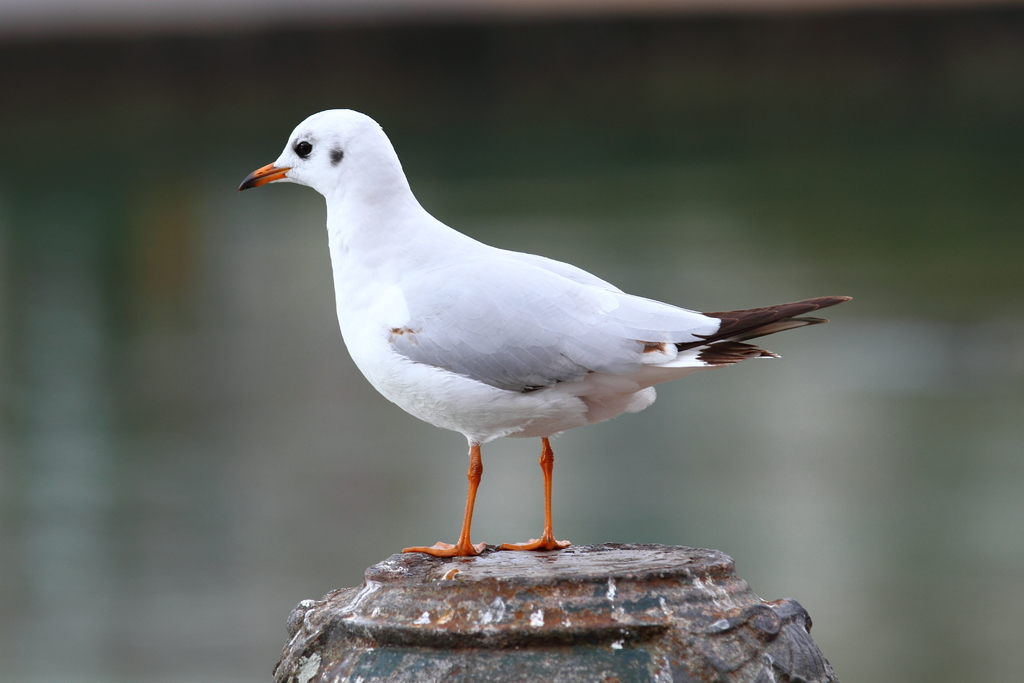
#> input picture original_images/5c17d4f7366ca277.jpg, 1024 x 683 px; its folder holds only this picture in this run
$ python image_augmentation.py
#> lines starting #> are read from the running program, lines starting #| are printed output that depends on the picture
import os
import shutil
import cv2
import numpy as np
import argparse
import matplotlib
import matplotlib.pyplot as plt
import matplotlib.gridspec as gridspec
from PIL import Image
from skimage.util import random_noise
from itertools import count
from skimage import img_as_float


# Image converter progression counter
GLOBAL_COUNTER = count()

### Converts images to grayscale
def convert_to_grayscale(src, dst):

#> called with src = './original_images/', dst = './images_dst/'
    for item in os.listdir(src):

        s = os.path.join(src, item)
        split = item.split('.')

        if s.endswith(".jpg"):
            originalImage = cv2.imread(s)
#> originalImage is the input picture: shape (683, 1024, 3); mean B, G, R 94.1, 98.8, 95.6
            grayImage = cv2.cvtColor(originalImage, cv2.COLOR_BGR2GRAY)
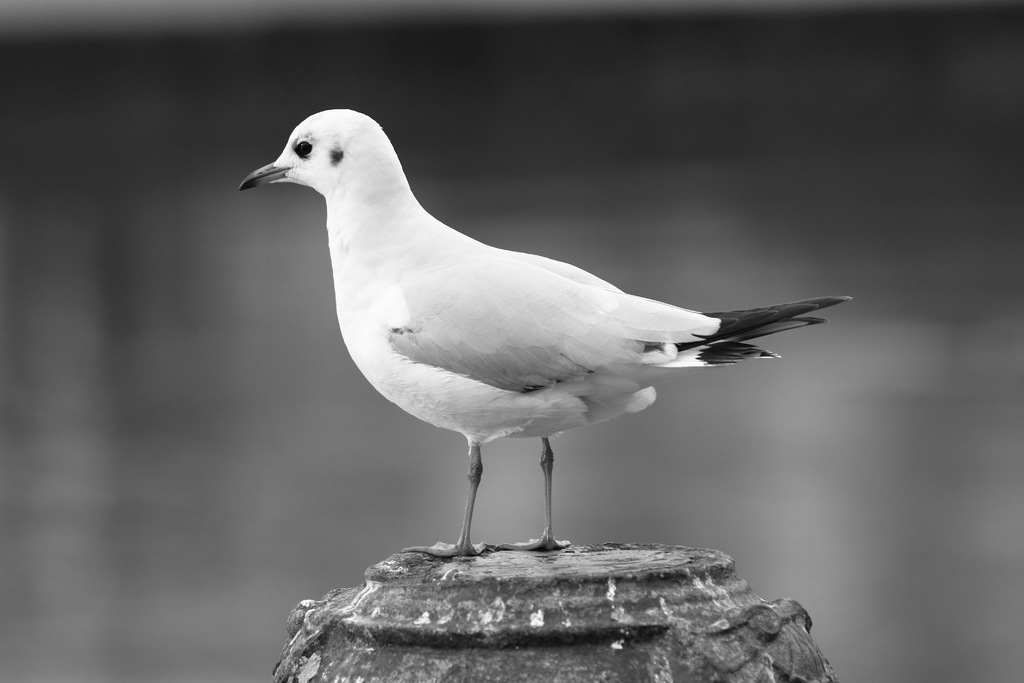
#> grayImage: shape (683, 1024); min 4, max 255, mean 97.3
            jpg_filename = str(split[0] + "_gr" + "." + split[1])
            cv2.imwrite(os.path.join(dst, jpg_filename), grayImage)
            file_counter()

        elif s.endswith(".txt"):
            txt_filename = split[0] + "_gr" + "." + split[1]
            shutil.copy(s, os.path.join(dst, txt_filename))
            file_counter()

        else:
            print("Neither .jpg file or .txt file")


### Converts images to grayscale and applies random noise
def convert_to_grayscale_with_noise(src, dst):

#> called with src = './original_images/', dst = './grey_noise_images/'
    standard_devs = [0.1, 0.2, 0.3]

    for item in os.listdir(src):

        s = os.path.join(src, item)
        split = item.split('.')

        # Perform image augmentation, copy, move and rename the new image
        if s.endswith(".jpg"):
            originalImage = cv2.imread(s)
            grayImage = cv2.cvtColor(originalImage, cv2.COLOR_BGR2GRAY)
            im_arr = np.asarray(grayImage)

            for i in range(len(standard_devs)):
                standard_dev = standard_devs[i]

                # [13 lines of commented-out code are left out]

                noise_img = random_noise(im_arr, mode='gaussian', var=standard_dev**2)
                noise_img = (255*noise_img).astype(np.uint8)

                var_split = str(round(standard_dev, 1)).split('.')
                jpg_filename = str(split[0] + "_gn_" + var_split[0] + var_split[1] + "." + split[1])
                cv2.imwrite(os.path.join(dst, jpg_filename), noise_img)
                file_counter()
#> this loop made 3 passes
#> pass 2, in convert_to_grayscale_with_noise, `noise_img = random_noise(im_arr, mode='gaussian', var=standard_dev**2)`:
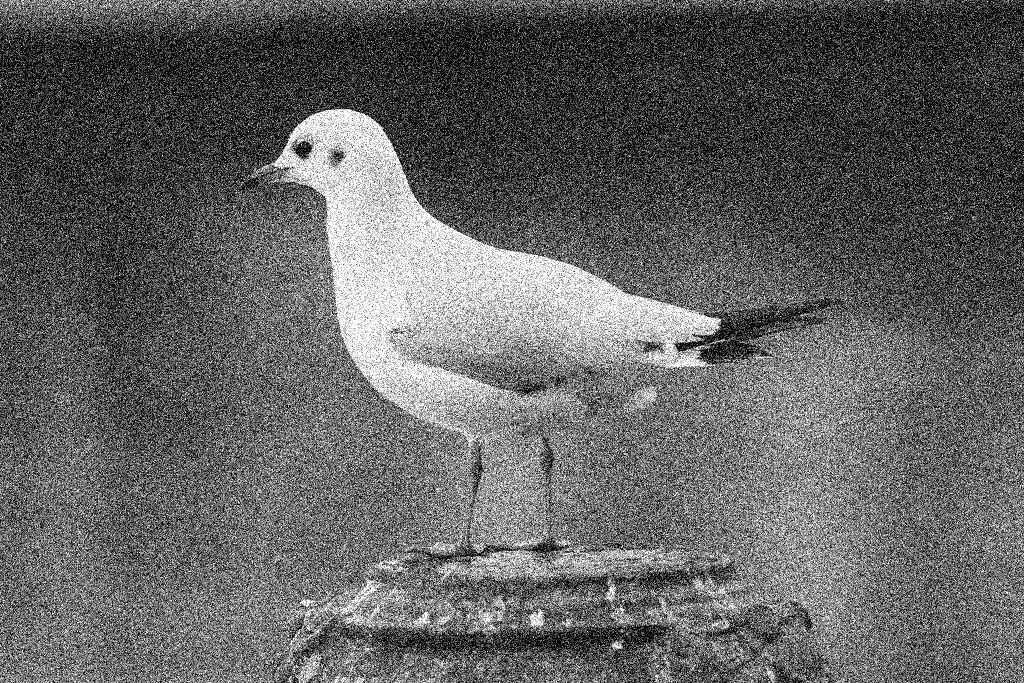
#> noise_img: shape (683, 1024) float64; min 0, max 1, mean 0.387

        # Copy the corresponding txt file, containing the bounding box coordinates
        # and class label, and name it equal to its corresponding img
        elif s.endswith(".txt"):
            for i in range(len(standard_devs)):
                standard_dev = standard_devs[i]
                var_split = str(round(standard_dev, 1)).split('.')
                txt_filename = str(split[0] + "_gn_" + var_split[0] + var_split[1] + "." + split[1])
                shutil.copy(s, os.path.join(dst, txt_filename))
                file_counter()

        else:
            print("Neither .jpg file or .txt file")


def plot_histograms_for_image(img, **kwargs):

    fig = plt.figure(figsize=(14, 6))
    spec2 = gridspec.GridSpec(ncols=2, nrows=1, figure=fig)
    f2_ax1 = fig.add_subplot(spec2[0, 0])
    f2_ax1.imshow(cv2.cvtColor(img, cv2.COLOR_BGR2RGB))
    f2_ax1.set_xlabel('image width')
    f2_ax1.set_ylabel('image height')

    f2_ax2 = fig.add_subplot(spec2[0, 1])
    f2_ax2.hist(img.ravel(), 256, [0, 256])
    f2_ax2.set_xlabel('pixel value')
    f2_ax2.set_ylabel('count')
    f2_ax2.set_ylim

    for ar in kwargs:
        if ar == 'gamma':
            fig.suptitle("Image with Gamma {}"
              .format(kwargs.get('gamma')),fontsize=18)

        elif ar == 'variance':
            fig.suptitle("Image with Added Noise with Variance {}"
              .format(kwargs.get('variance')), fontsize=18)

    plt.show()

### Adjust gamma values of images
def adjust_gamma(src, dst):

#> called with src = './original_images/', dst = './images_dst/'
    gamma_values = [0.3, 0.7, 2.0, 3.0]

    for item in os.listdir(src):

        s = os.path.join(src, item)
        split = item.split('.')

        if s.endswith(".jpg"):
            originalImage = cv2.imread(s)

            for i in range(len(gamma_values)):
                # build a lookup table mapping the pixel values [0, 255] to
                # their adjusted gamma values
                gamma = gamma_values[i]
                invGamma = 1.0 / gamma
                table = np.array([((i / 255.0) ** invGamma) * 255
                    for i in np.arange(0, 256)]).astype("uint8")

                gamma_img = cv2.LUT(originalImage, table)

                gamma_split = str(round(gamma, 1)).split('.')
                jpg_filename = str(split[0] + "_ga_" + gamma_split[0] + gamma_split[1] + "." + split[1])
                cv2.imwrite(os.path.join(dst, jpg_filename), gamma_img)
                file_counter()
#> this loop made 4 passes
#> pass 1, in adjust_gamma, `gamma_img = cv2.LUT(originalImage, table)`:
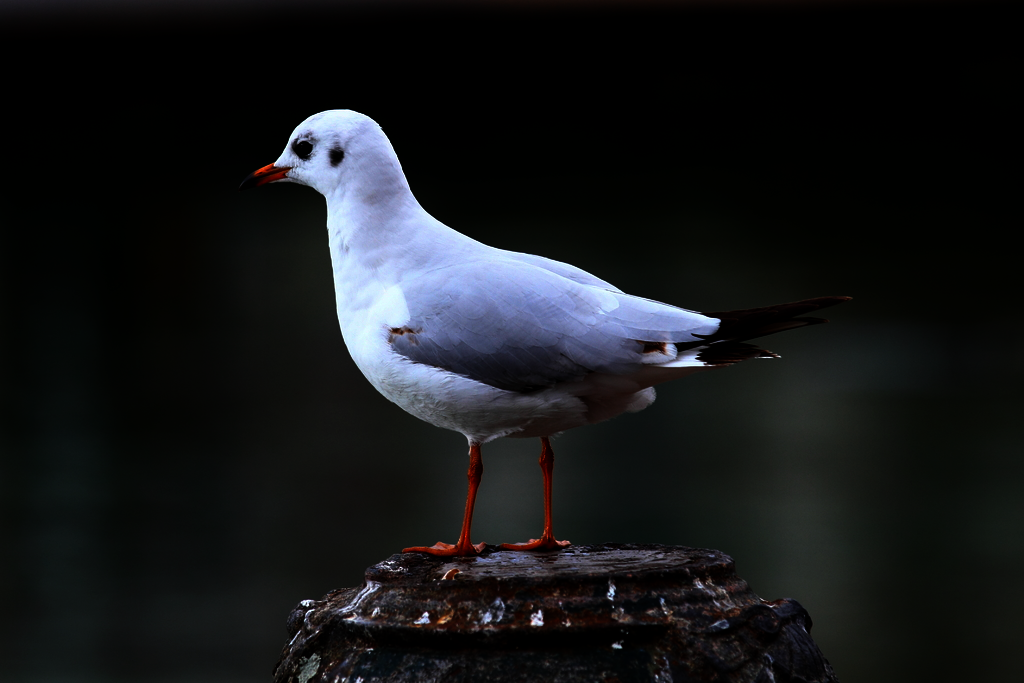
#> gamma_img: shape (683, 1024, 3); mean B, G, R 25.3, 23.3, 21.5
#> pass 2, in adjust_gamma, `gamma_img = cv2.LUT(originalImage, table)`:
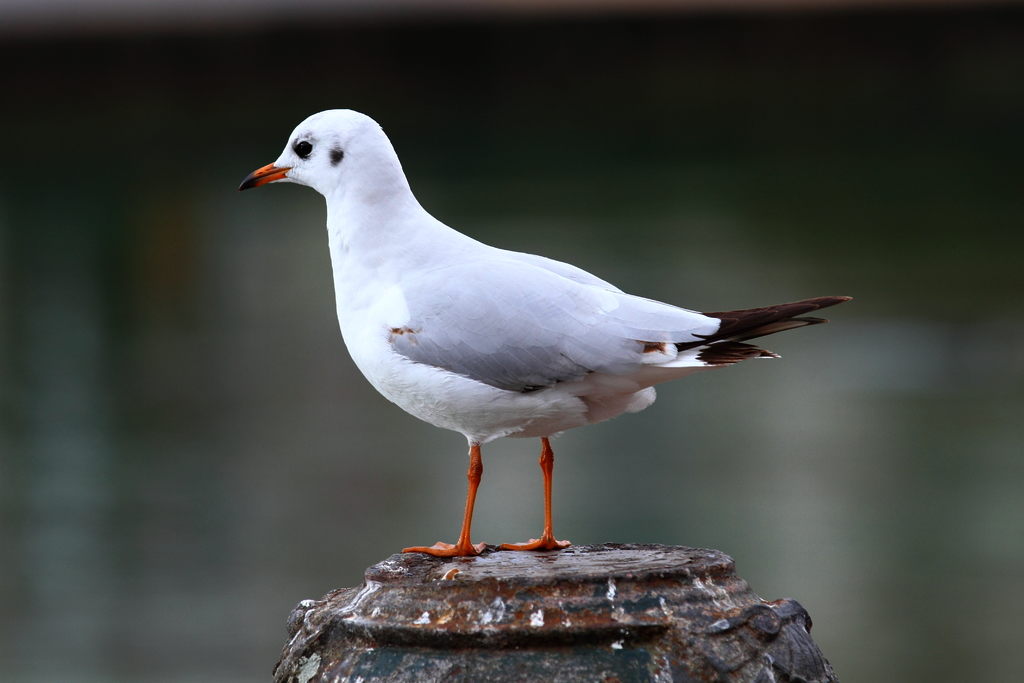
#> gamma_img: shape (683, 1024, 3); mean B, G, R 66.9, 70, 67
#> pass 3, in adjust_gamma, `gamma_img = cv2.LUT(originalImage, table)`:
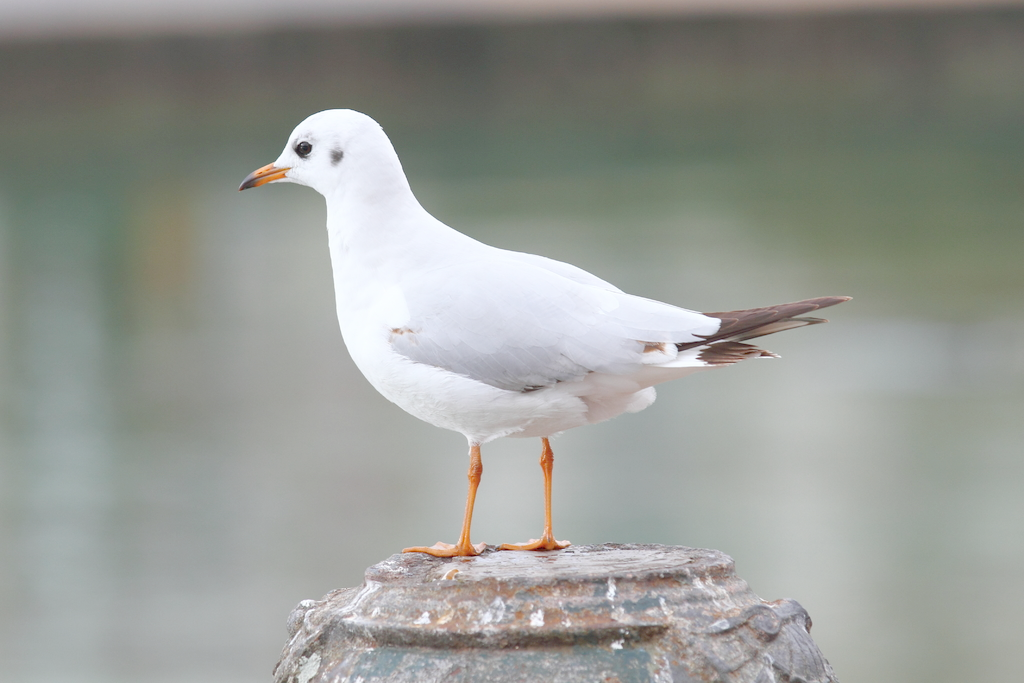
#> gamma_img: shape (683, 1024, 3); mean B, G, R 148, 153.5, 150.7

        elif s.endswith(".txt"):
            for i in range(len(gamma_values)):
                gamma = gamma_values[i]
                gamma_split = str(round(gamma, 1)).split('.')
                txt_filename = str(split[0] + "_ga_" + gamma_split[0] + gamma_split[1] + "." + split[1])
                shutil.copy(s, os.path.join(dst, txt_filename))
                file_counter()

        else:
            print("Neither .jpg file or .txt file")


### Copy files without augmentation
def copy_original_files(src, dst):
    for item in os.listdir(src):
        s = os.path.join(src, item)
        shutil.copy(s, dst)
        file_counter()

def file_counter():
    print("{} files completed.".format(next(GLOBAL_COUNTER)))


### Image augmentation script
### The augmented images are currently saved in separate folders
### To save all augmented images from a data set to a specifing
### training or test set, change the relative sources correspondingly
def main():

    script_dir = os.path.dirname(__file__)

    # data_src = './any_data_set_source_folder/'
    # data_dst = './any_data_destination_folder/'
    relative_src = './original_images/' # Or training/test set folders
    relative_grayscale_dst = './images_dst/' # Or training/test set folders
    relative_grayscale_noise_dst = './grey_noise_images/' # Or training/test set folders
    relative_gamma_dst = './images_dst/' # Or training/test set folders

    src = os.path.join(script_dir, relative_src)
    grayscale_dst = os.path.join(script_dir, relative_grayscale_dst)
    grayscale_noise_dst = os.path.join(script_dir, relative_grayscale_noise_dst)
    gamma_dst = os.path.join(script_dir, relative_gamma_dst)

    convert_to_grayscale(src, grayscale_dst)
    convert_to_grayscale_with_noise(src, grayscale_noise_dst)
    adjust_gamma(src, gamma_dst)

    # Uncomment to copy original files to eventual training / test set folder
#> (the run stopped early here; a loop or call above may not have finished)

$ run again, on original_images/65b18205c1497fec.jpg
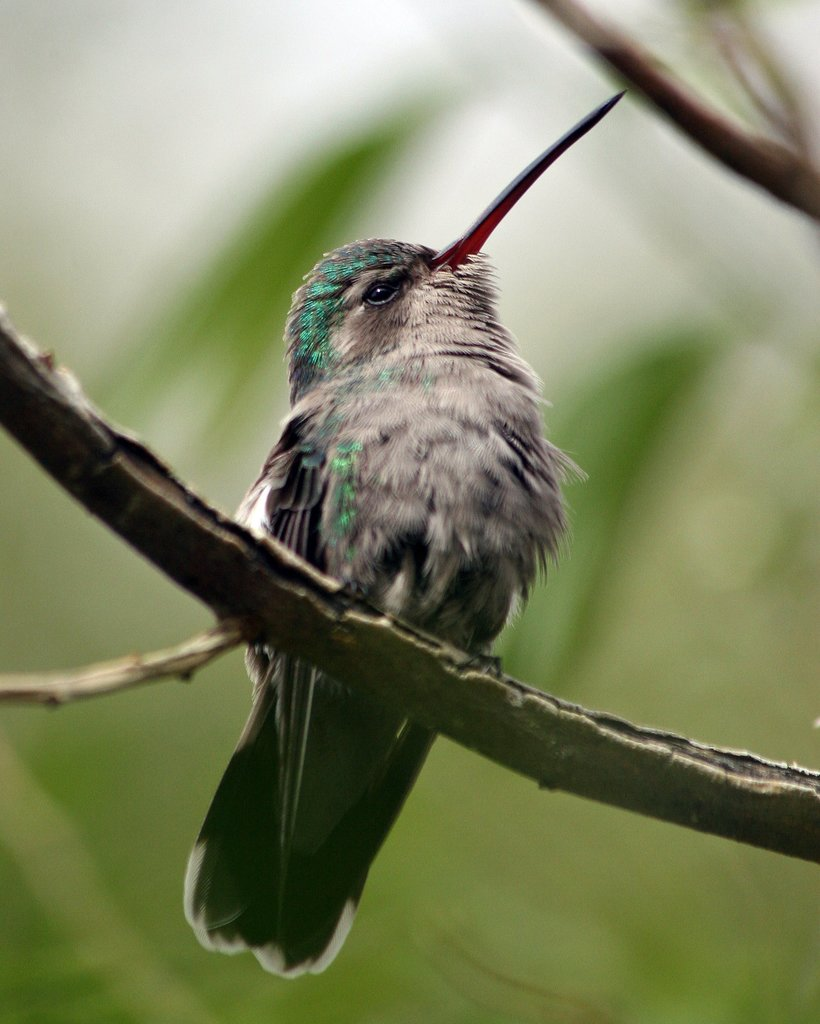
#> input picture original_images/65b18205c1497fec.jpg, 820 x 1024 px
#> in convert_to_grayscale, originalImage is the input picture: shape (1024, 820, 3); mean B, G, R 98.1, 132.1, 127.1
#> in convert_to_grayscale, `grayImage = cv2.cvtColor(originalImage, cv2.COLOR_BGR2GRAY)`:
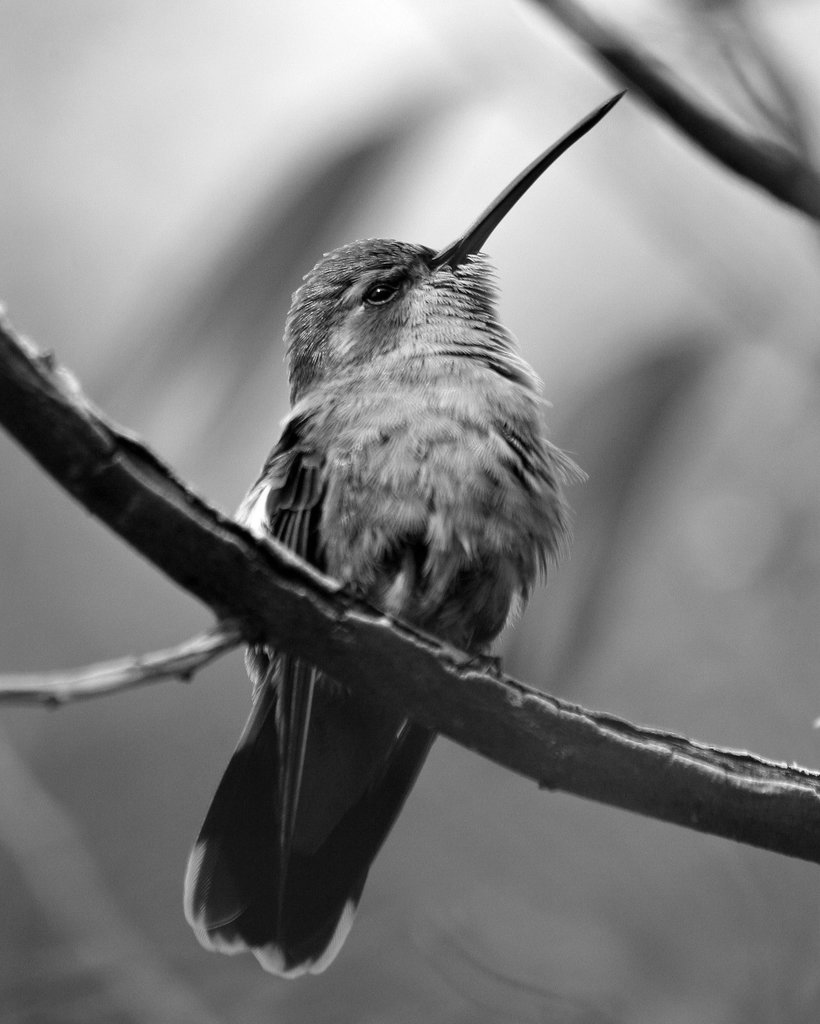
#> grayImage: shape (1024, 820); min 0, max 255, mean 126.8
#> the loop in adjust_gamma, `for i in range(len(gamma_values)):` made 4 passes
#> pass 3, in adjust_gamma, `gamma_img = cv2.LUT(originalImage, table)`:
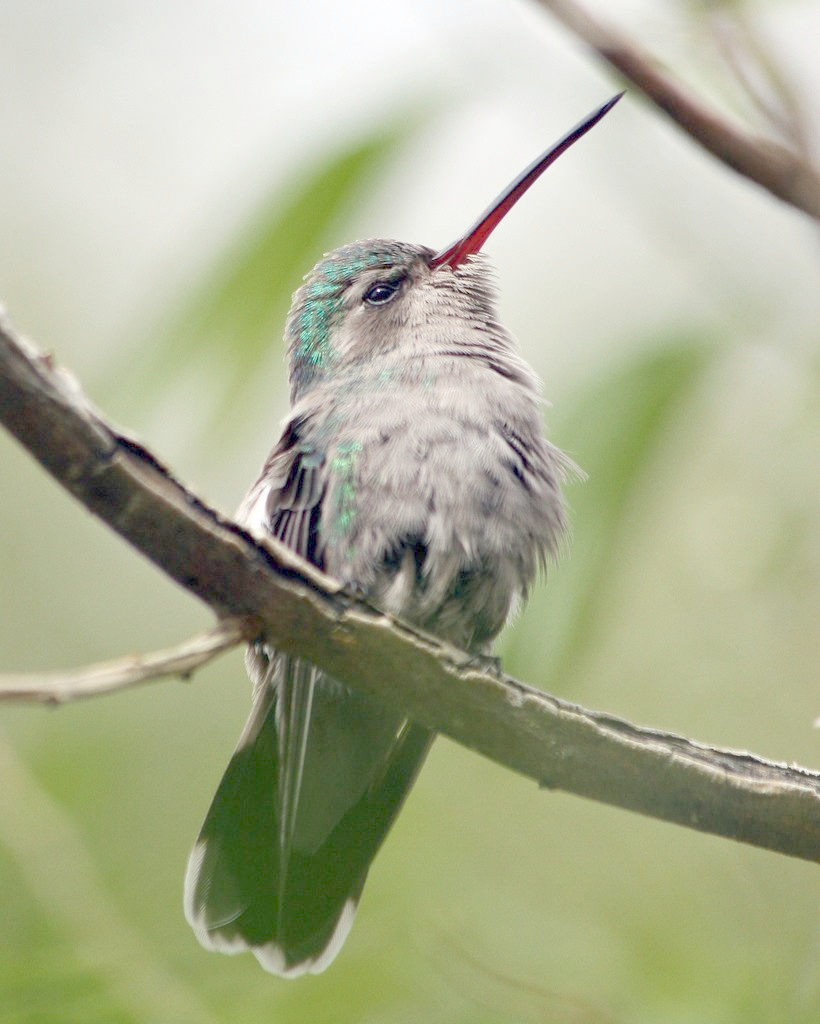
#> gamma_img: shape (1024, 820, 3); mean B, G, R 147, 176.8, 172.6
